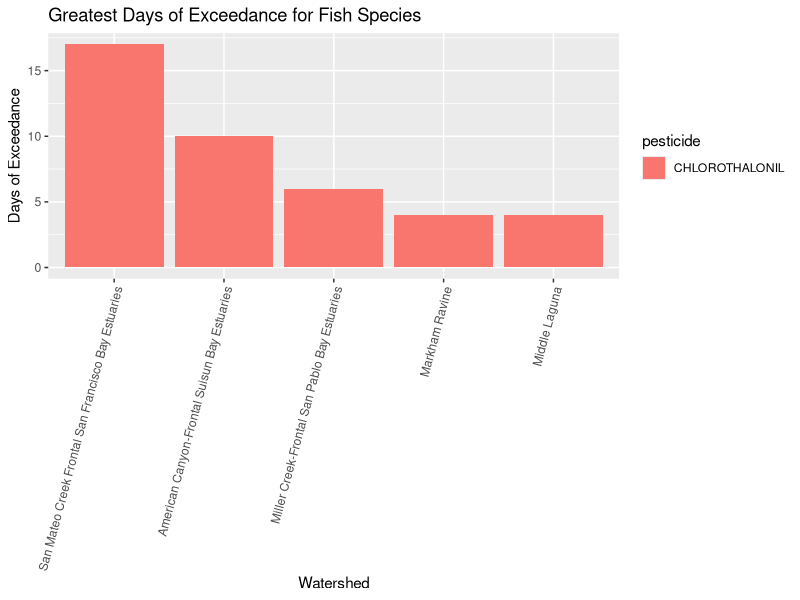
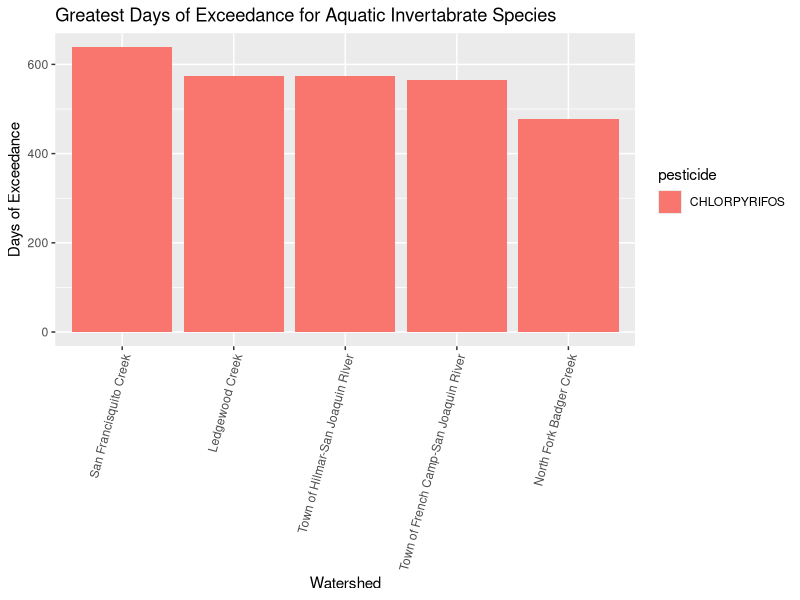
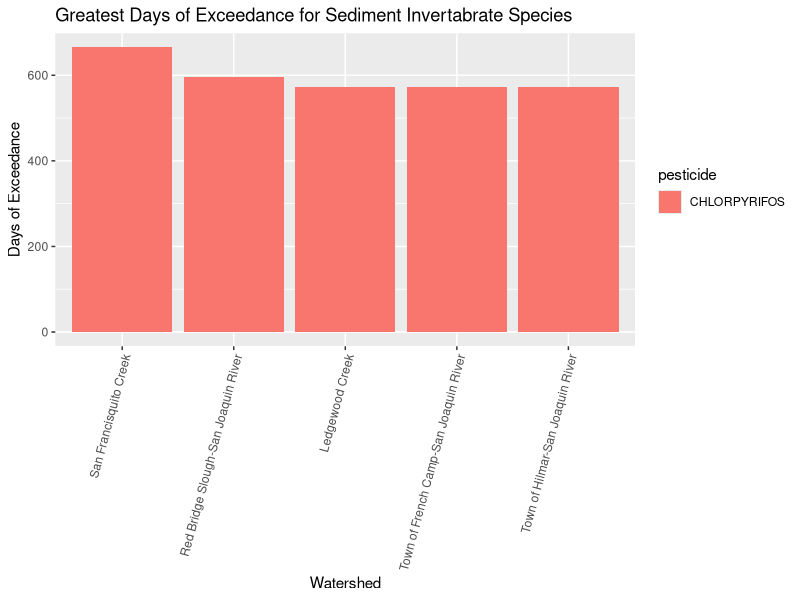
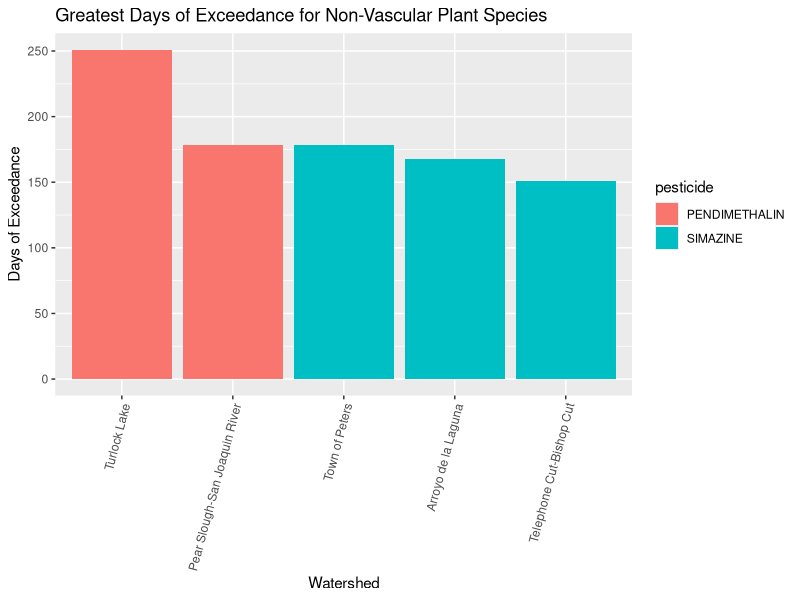
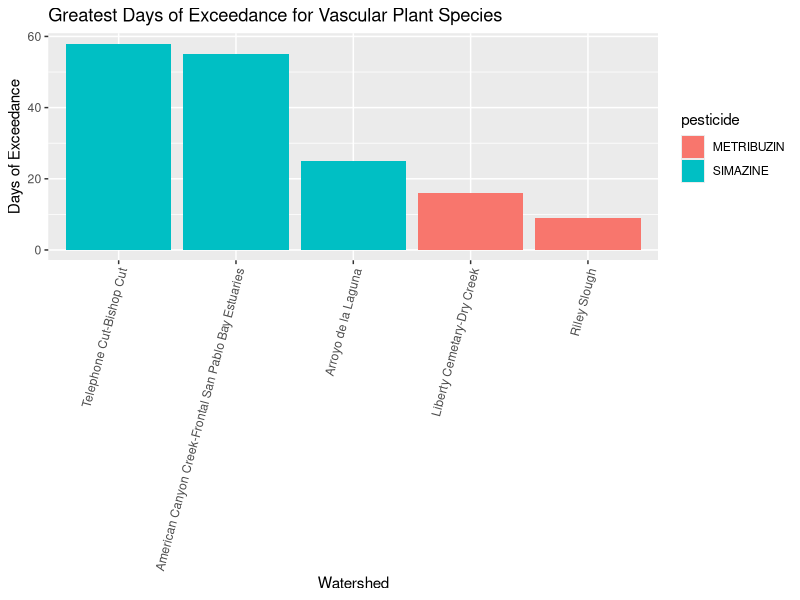
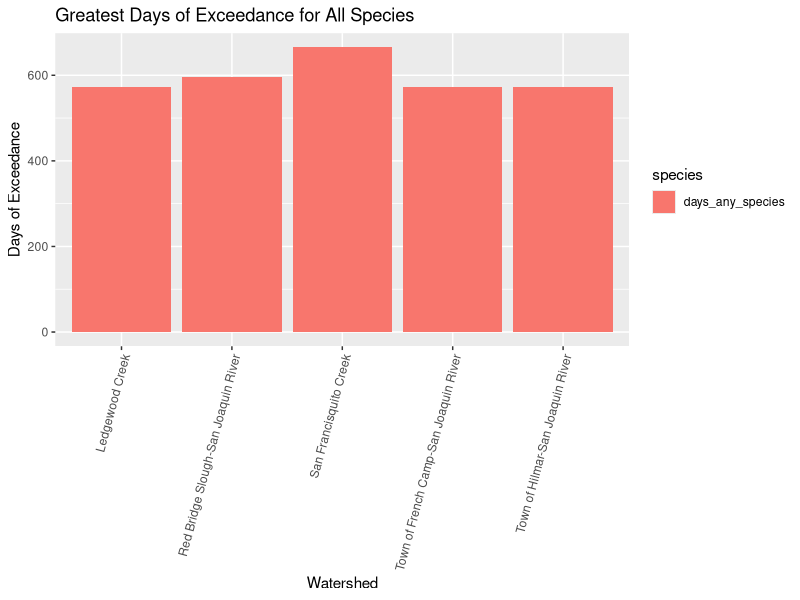

Generate these figures, in order, with R:
## ---- chunk 1
knitr::opts_chunk$set(echo = FALSE, include=FALSE, warning = FALSE, message = FALSE)

library(here)
library(tidyverse)
library(ggplot2)
library(ggpubr)
library(patchwork)
library(kableExtra)
library(dplyr)
## ---- chunk 2
days_exceed <- read_csv(here("Tab3_Days_ExceedHealthBenchmarks.csv"))

summary(days_exceed)

### By species 
### Days invert sed = max 381
### Days invertebrate water = max 250
### Days plant non-vascular = max 190 


### Days any species = max 381 (going to be from days invert sed
unique(days_exceed$huc)


#### Creating a pivot longer df instead 
exceed_longer <- days_exceed %>% 
  pivot_longer(cols = days_fish:days_any_species, names_to = "species", values_to = "days") 

## ---- chunk 3
fish <- exceed_longer %>% 
  select(huc, species, pesticide, days) %>% 
  filter(species == "days_fish") %>% 
  slice_max(days, n = 5) %>% # keeping the largest values of the counts by lake 
  arrange(-days) # arranges selected choices from greatest to least 
  

## Plot it 
ggplot(data = fish, aes(y = days, x = huc, fill = pesticide)) +
  scale_x_discrete(limits = fish$huc) +
  geom_col() +
  labs(y = 'Days of Exceedance', x = "Watershed",
       title = "Greatest Days of Exceedance for Fish Species") +
  theme(axis.text.x = element_text(angle =75, hjust = 1))
## ---- chunk 4
invert_water <- exceed_longer %>% 
  select(species, pesticide, huc, days) %>% 
  filter(species == "days_invertebrate_water") %>% 
  slice_max(days, n = 5) %>% # keeping the largest values of the counts by lake
  arrange(-days) # arranges selected choices from greatest to least


## Plot it 
ggplot(data = invert_water, aes(y = days, x = huc, fill = pesticide)) +
  scale_x_discrete(limits = invert_water$huc) +
  geom_col() +
  labs(y = 'Days of Exceedance', x = "Watershed",
       title = "Greatest Days of Exceedance for Aquatic Invertabrate Species") +
  theme(axis.text.x = element_text(angle =75, hjust = 1))
## ---- chunk 5
invert_sed <- exceed_longer %>% 
  select(species, pesticide, huc, days) %>% 
  filter(species == "days_invertebrate_sed") %>% 
  slice_max(days, n = 5) %>% # keeping the largest values of the counts by lake
  arrange(-days) # arranges selected choices from greatest to least


## Plot it 
ggplot(data = invert_sed, aes(y = days, x = huc, fill = pesticide)) +
  scale_x_discrete(limits = invert_sed$huc) +
  geom_col() +
  labs(y = 'Days of Exceedance', x = "Watershed",
       title = "Greatest Days of Exceedance for Sediment Invertabrate Species") +
  theme(axis.text.x = element_text(angle =75, hjust = 1))
## ---- chunk 6
non_vasc_plant <- exceed_longer %>% 
  select(species, pesticide, huc, days) %>% 
  filter(species == "days_plant_nonvascular") %>% 
  slice_max(days, n = 5) %>% # keeping the largest values of the counts by lake
  arrange(-days) # arranges selected choices from greatest to least


## Plot it 
ggplot(data = non_vasc_plant, aes(y = days, x = huc, fill = pesticide)) +
  scale_x_discrete(limits = non_vasc_plant$huc) +
  geom_col() +
  labs(y = 'Days of Exceedance', x = "Watershed",
       title = "Greatest Days of Exceedance for Non-Vascular Plant Species") +
  theme(axis.text.x = element_text(angle =75, hjust = 1))
## ---- chunk 7
vasc_plant <- exceed_longer %>% 
  select(species, pesticide, huc, days) %>% 
  filter(species == "days_plant_vascular") %>% 
  slice_max(days, n = 5) %>% # keeping the largest values of the counts by lake
  arrange(-days) # arranges selected choices from greatest to least


## Plot it 
ggplot(data = vasc_plant, aes(y = days, x = huc, fill = pesticide)) +
  scale_x_discrete(limits = vasc_plant$huc) +
  geom_col() +
  labs(y = 'Days of Exceedance', x = "Watershed",
       title = "Greatest Days of Exceedance for Vascular Plant Species") +
  theme(axis.text.x = element_text(angle =75, hjust = 1))
## ---- chunk 8
all_species <- exceed_longer %>% 
  select(species, pesticide, huc, days) %>% 
  filter(species == "days_any_species") %>% 
  slice_max(days, n = 5) %>% # keeping the largest values of the counts by lake
  arrange(-days) # arranges selected choices from greatest to least


## Plot it 
ggplot(data = all_species, aes(y = days, x = huc, fill = species)) +
  geom_col() +
  labs(y = 'Days of Exceedance', x = "Watershed",
       title = "Greatest Days of Exceedance for All Species") +
  theme(axis.text.x = element_text(angle =75, hjust = 1))
## ---- chunk 9
## Create a new dataframe where we can pull data from 
## Only want data that contains info from all species & has greater values than 0 


watershed_data <- exceed_longer %>% 
      select(species, pesticide, huc, days) %>% 
  filter(days > 0)
